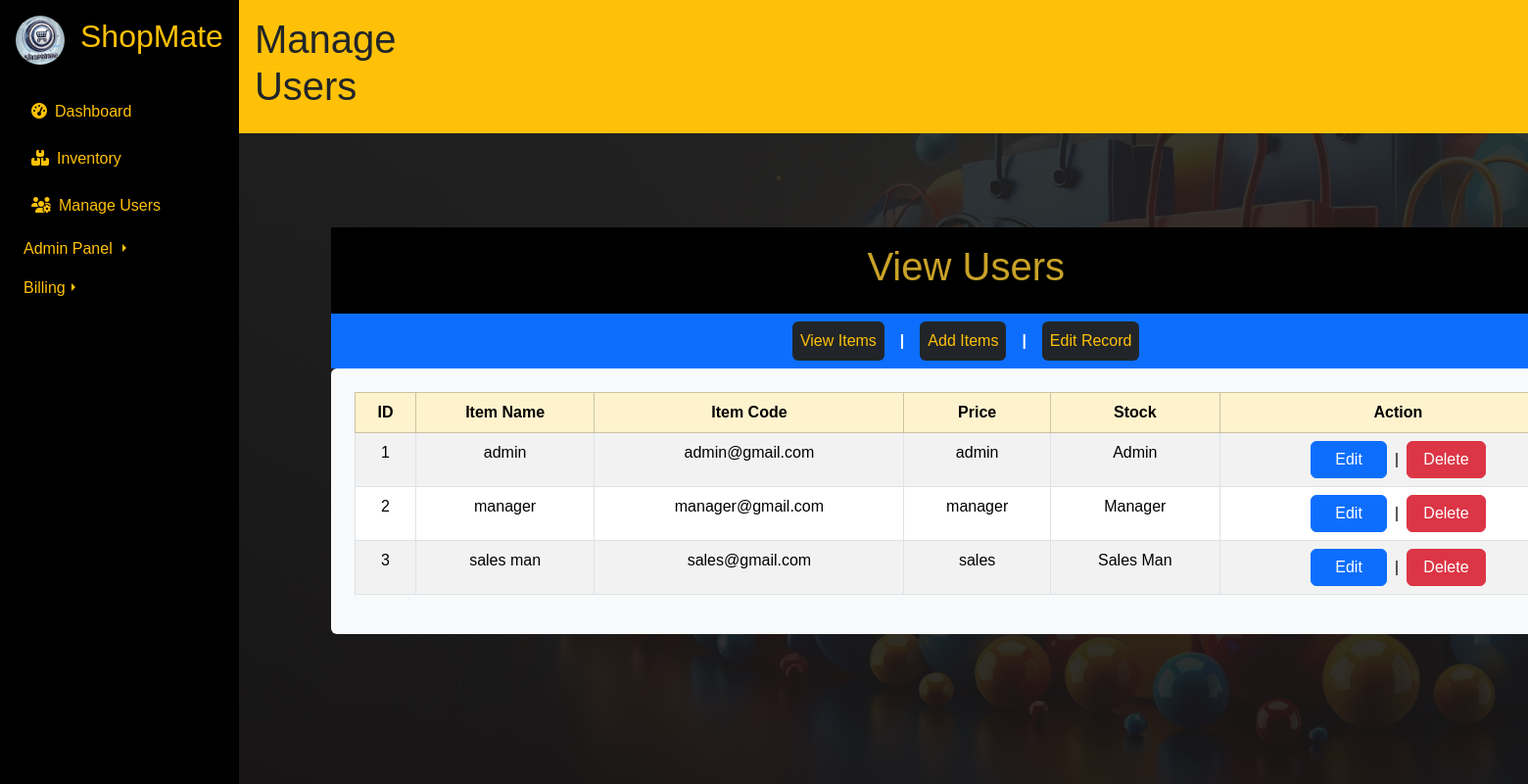
Page /inventory_fetch.php on the committed database.
### tables this page shows
CREATE TABLE IF NOT EXISTS `users` (
  `uid` int NOT NULL AUTO_INCREMENT,
  `full_name` varchar(100) NOT NULL,
  `email` varchar(100) NOT NULL,
  `username` varchar(50) NOT NULL,
  `u_password` varchar(255) NOT NULL,
  `u_role` int NOT NULL,
  `created_at` datetime NOT NULL DEFAULT CURRENT_TIMESTAMP,
  PRIMARY KEY (`uid`),
  UNIQUE KEY `email` (`email`),
  UNIQUE KEY `username` (`username`)
);

CREATE TABLE IF NOT EXISTS `user_type` (
  `tid` int NOT NULL AUTO_INCREMENT,
  `type_name` varchar(15)  NOT NULL,
  PRIMARY KEY (`tid`)
);

### inventory_fetch.php (the view)
<?php $pageTitle = "Manage Users";
    include('includes/header.php');
     ?>
<?php include('includes/sidebar.php'); ?>
<?php include('includes/topbar.php'); ?>
<div class="container py-5">
<?php $crudTitle = "View Users";
    include('includes/inventory_nav.php'); ?>
    <?php
    include('includes/db.php');
         $sql = "SELECT * FROM users JOIN user_type WHERE users.u_role = user_type.tid";
         $result = mysqli_query($conn, $sql) or die("Query Unsuccessful");
         if(mysqli_num_rows($result) > 0 ) {
         ?>
         <div class="bg-light p-4 rounded">
        <table class="table table-bordered table-striped table-hover">
          <thead class="table-warning text-center">
            <tr>
              <th>ID</th>
              <th>Item Name</th>
              <th>Item Code</th>
              <th>Price</th>
              <th>Stock</th>
              <th>Action</th>
            </tr>
          </thead>
          <tbody>
            <?php
            while($row = mysqli_fetch_assoc($result)) {
            ?>
            <tr class="text-center">
              <td><?php echo $row['uid'] ?></td>
              <td><?php echo $row['full_name'] ?></td>
              <td><?php echo $row['email'] ?></td>
              <td><?php echo $row['username'] ?></td>
              <td><?php echo $row['type_name'] ?></td>
              <td>
                <div class="d-flex justify-content-center gap-2">
                <a class="btn btn-primary btn-scale px-4" href='update_user.php?uid=<?php echo $row['uid']; ?>'>Edit</a>
                <span class="d-flex justify-content-center align-items-center text-muted fw-bold">|</span>
                  <a class="btn btn-danger btn-scale px-3" onclick="confirmDeletion(<?= $row['uid']; ?>)" >Delete</a>
                </div>
            </td>
            </tr>
            <?php } ?>
          </tbody>
        </table>
        </div>
        <?php } else {
          echo "<div class='bg-light p-4'><h2>No record found</h2></div>";
        }
    ?>
</div>
<?php include('includes/footer.php'); ?>

### includes/header.php (shortened to what this page needs)
<!DOCTYPE html>
<html lang="en">
    <head>
        <link href="https://cdn.jsdelivr.net/npm/bootstrap@5.3.3/dist/css/bootstrap.min.css" rel="stylesheet">
        <link href="https://cdn.jsdelivr.net/npm/bootstrap-icons/font/bootstrap-icons.css" rel="stylesheet">
        <link rel="stylesheet" href="https://cdnjs.cloudflare.com/ajax/libs/font-awesome/6.5.0/css/all.min.css">
        <link rel="stylesheet" href="css/style.css">
    </head>
<body class="dashboard-pg d-flex">

### includes/sidebar.php (shortened to what this page needs)
<div class="sidebar bg-black text-warning vh-100 p-3">
    <div class="db-logo d-flex align-items-center gap-3">
        <img src="img/logo.png" alt="POS Logo" class="rounded-circle" width="50">
        <h2 class="text-center">ShopMate</h2>
    </div>
    <ul class="list-unstyled pt-4">
        <li class="p-2"><a class="text-decoration-none text-warning  d-block px-2 py-1 rounded hover-bg-light" href="dashboard.php">
            <i class="fas  fa-tachometer-alt me-2"></i>Dashboard</a></li>
        <li class="p-2"><a class="text-decoration-none text-warning  d-block px-2 py-1 rounded hover-bg-light" href="inventory_view.php">
           <i class="fas fa-boxes me-2"></i>Inventory</a></li>
        <li class="p-2">
            <a class="text-warning text-decoration-none d-block px-2 py-1 rounded hover-bg-light" href="view_users.php">
                <i class="fas fa-users-cog me-2"></i>Manage Users</a>
        </li>
        <li class="dropdown p-2">
            <a class="dropdown-arrow-right dropdown-toggle text-warning text-decoration-none" href="#" data-bs-toggle="dropdown">
                Admin Panel
            </a>
        </li>
        <li class="dropdown p-2">
            <a class="dropdown-arrow-right dropdown-toggle text-warning text-decoration-none" href="#" data-bs-toggle="dropdown">Billing</a>
        </li>
    </ul>
</div>

### includes/topbar.php (shortened to what this page needs)
<div class="flex-grow-1  bg-img">
    <div class="top-bar bg-warning text-dark p-3 d-flex justify-content-between align-items-center">
        <h1> <?php echo $pageTitle  ?></h1>
    </div>

### includes/inventory_nav.php
<div class="main-wrapper my-5">
    <header class="bg-black py-3 text-center">
      <h1 class="site-title"><?php echo $crudTitle ?> </h1>
    </header>
    <nav class="navbar navbar-expand-lg navbar-dark bg-primary">
      <div class="container-fluid">
        <ul class="navbar-nav me-auto d-flex justify-content-center w-100 mb-2 mb-lg-0">
          <li class="nav-item"><a class="nav-link bg-dark rounded hover-nav-light text-warning  me-3" href="inventory_view.php">View Items</a></li>
                          <span class="d-flex justify-content-center align-items-center text-white fw-bold me-3">|</span>
          <li class="nav-item"><a class="nav-link bg-dark text-warning rounded hover-nav-light  me-3" href="inventory_add.php">Add Items</a></li>
                          <span class="d-flex justify-content-center align-items-center text-white fw-bold me-3">|</span>
          <li class="nav-item"><a class="nav-link bg-dark text-warning rounded hover-nav-light" href="inventory_update.php">Edit Record</a></li>
        </ul>
      </div>
    </nav>

### includes/footer.php (shortened to what this page needs)
    </div>
</div>
</body>
</html>

### css/style.css (style rules this page uses)
* { transition: all 0.4s ease-in-out; }
body { font-family: 'Poppins', sans-serif; color: #C9A227; }
.bg-img { background: linear-gradient(rgba(34, 34, 34, 0.9), rgba(24, 22, 22, 0.9)), url('../img/bg.jpg') !important; background-size: cover !important; }
.dropdown-arrow-right::after { transform: rotate(-90deg); }

### rows in the picture
users: uid "1", full_name "admin", email "admin@gmail.com", username "admin", user_type.type_name "Admin"
users: uid "2", full_name "manager", email "manager@gmail.com", username "manager", user_type.type_name "Manager"
users: uid "3", full_name "sales man", email "sales@gmail.com", username "sales", user_type.type_name "Sales Man"

### other values in the picture
$pageTitle "Manage Users"
$crudTitle "View Users"
